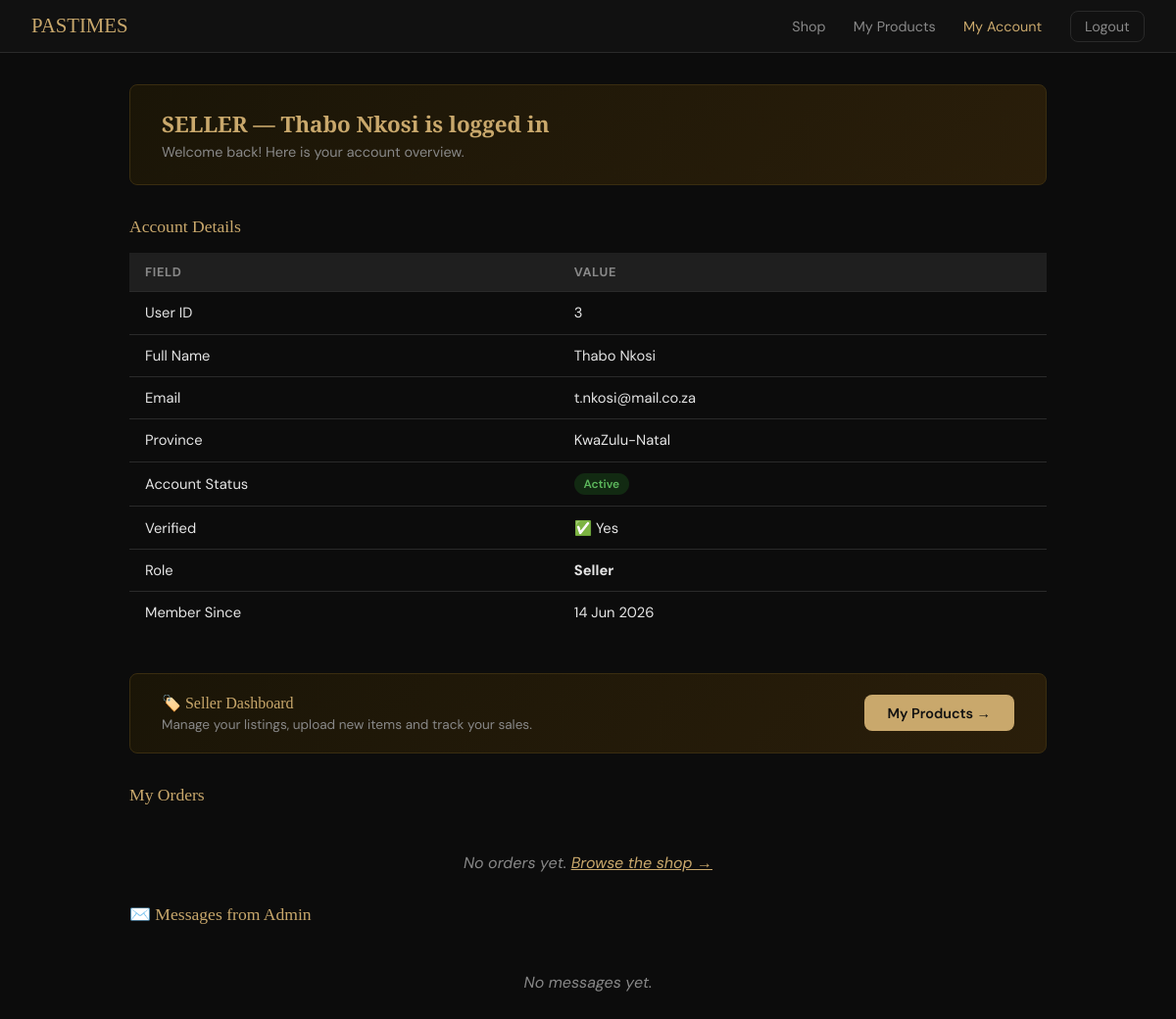
Screenshot of /dashboard.php (signed in) with the database file from the repository.
### tables this page shows
CREATE TABLE IF NOT EXISTS tblUser (
    userID      INT AUTO_INCREMENT PRIMARY KEY,
    fullName    VARCHAR(100)        NOT NULL,
    email       VARCHAR(150)        NOT NULL UNIQUE,
    password    VARCHAR(255)        NOT NULL,    
    province    VARCHAR(50)         DEFAULT NULL,
    isVerified  TINYINT(1)          NOT NULL DEFAULT 0,   
    status      ENUM('active','inactive','pending') NOT NULL DEFAULT 'pending',
    role        ENUM('buyer','seller')      NOT NULL DEFAULT 'buyer',
    createdAt   DATETIME            NOT NULL DEFAULT CURRENT_TIMESTAMP
);

### dashboard.php (the view, shortened to what this page needs)
<?php
require_once 'DBConn.php';
$userID = $_SESSION['userID'];
$stmt = $conn->prepare(
    "SELECT userID, fullName, email, province, isVerified, status, role, createdAt
     FROM tblUser WHERE userID = ?"
);
$stmt->bind_param("i", $userID);
$stmt->execute();
$user = $stmt->get_result()->fetch_assoc();
$oStmt = $conn->prepare(
    "SELECT o.orderID, c.title, c.category, c.sellPrice, o.quantity,
            o.totalAmount, o.status, o.createdAt
     FROM tblOrderLine o
     JOIN tblClothes c ON o.clothesID = c.clothesID
     WHERE o.userID = ?
     ORDER BY o.createdAt DESC"
);
$oStmt->bind_param("i", $userID);
$oStmt->execute();
$orders = $oStmt->get_result()->fetch_all(MYSQLI_ASSOC);
$mStmt = $conn->prepare(
    "SELECT m.subject, m.body, m.sentAt, a.fullName AS adminName
     FROM tblMessage m
     JOIN tblAdmin a ON m.fromAdminID = a.adminID
     WHERE m.toUserID = ?
     ORDER BY m.sentAt DESC"
);
$mStmt->bind_param("i", $userID);
$mStmt->execute();
$messages = $mStmt->get_result()->fetch_all(MYSQLI_ASSOC);
?>
<!DOCTYPE html>
<html lang="en">
<head>
</head>
<body>
<nav>
  <a href="index.php" class="logo">PASTIMES</a>
  <div class="nav-links">
    <a href="shop.php">Shop</a>
    <?php if (($_SESSION['role'] ?? null) === 'seller'): ?>
      <a href="seller-products.php">My Products</a>
    <?php endif; ?>
    <a href="dashboard.php" class="active">My Account</a>
    <a href="logout.php" class="btn-logout">Logout</a>
  </div>
</nav>
<div class="container">
  <div class="welcome-banner">
    <h2><?= strtoupper($user['role']) ?> — <?= htmlspecialchars($user['fullName']) ?> is logged in</h2>
    <p>Welcome back! Here is your account overview.</p>
  </div>
  <div class="section-title">Account Details</div>
  <table class="info-table">
    <tr><th>Field</th><th>Value</th></tr>
    <tr><td>User ID</td>    <td><?= htmlspecialchars($user['userID'])   ?></td></tr>
    <tr><td>Full Name</td>  <td><?= htmlspecialchars($user['fullName']) ?></td></tr>
    <tr><td>Email</td>      <td><?= htmlspecialchars($user['email'])    ?></td></tr>
    <tr><td>Province</td>   <td><?= htmlspecialchars($user['province'] ?? 'N/A') ?></td></tr>
    <tr>
      <td>Account Status</td>
      <td>
        <?php $s = $user['status']; $cls = $s==='active'?'badge-active':($s==='pending'?'badge-pending':'badge-inactive'); ?>
        <span class="badge <?= $cls ?>"><?= ucfirst($s) ?></span>
      </td>
    </tr>
    <tr><td>Verified</td>    <td><?= $user['isVerified'] ? '✅ Yes' : '⏳ Pending' ?></td></tr>
    <tr><td>Role</td>        <td><strong><?= ucfirst($user['role']) ?></strong></td></tr>
    <tr><td>Member Since</td><td><?= date('d M Y', strtotime($user['createdAt'])) ?></td></tr>
  </table>
  <?php if (($_SESSION['role'] ?? null) === 'seller'): ?>
  <div style="background:linear-gradient(135deg,#1a1507,#2a1e0a);border:1px solid #3a2d10;border-radius:var(--radius);padding:1.25rem 2rem;margin-bottom:2rem;display:flex;align-items:center;justify-content:space-between;">
    <div>
      <div style="font-family:'Playfair Display',serif;color:var(--gold);font-size:1rem;margin-bottom:.25rem;">🏷️ Seller Dashboard</div>
      <div style="color:var(--muted);font-size:.85rem;">Manage your listings, upload new items and track your sales.</div>
    </div>
    <a href="seller-products.php" style="background:var(--gold);color:#111;padding:.6rem 1.5rem;border-radius:var(--radius);text-decoration:none;font-weight:600;font-size:.9rem;white-space:nowrap;">My Products →</a>
  </div>
  <?php endif; ?>
  <div class="section-title">My Orders</div>
  <?php if (empty($orders)): ?>
    <p class="empty">No orders yet. <a href="shop.php" style="color:var(--gold)">Browse the shop →</a></p>
  <?php endif; ?>
  <div class="section-title">✉️ Messages from Admin</div>
  <?php if (empty($messages)): ?>
    <p class="empty">No messages yet.</p>
  <?php endif; ?>
</div>
</body>
</html>

### dashboard.php (style rules this page uses)
:root { --bg:#0c0c0c; --card:#161616; --gold:#c9a86c; --text:#e5e5e5; --muted:#888; --border:#2a2a2a; --radius:8px; }
* { box-sizing:border-box; margin:0; padding:0; }
body { font-family:'DM Sans',sans-serif; background:var(--bg); color:var(--text); min-height:100vh; }
nav { background:#111; border-bottom:1px solid var(--border); display:flex; align-items:center; justify-content:space-between; padding:.9rem 2rem; }
.logo { font-family:'Playfair Display',serif; color:var(--gold); font-size:1.3rem; text-decoration:none; }
.nav-links a { color:var(--muted); text-decoration:none; margin-left:1.5rem; font-size:.9rem; }
.nav-links a:hover, .nav-links a.active { color:var(--gold); }
.container { max-width:1000px; margin:0 auto; padding:2rem; }
.welcome-banner { background:linear-gradient(135deg,#1a1507,#2a1e0a); border:1px solid #3a2d10; border-radius:var(--radius); padding:1.5rem 2rem; margin-bottom:2rem; }
.welcome-banner h2 { font-family:'Playfair Display',serif; color:var(--gold); font-size:1.4rem; }
.welcome-banner p { color:var(--muted); font-size:.9rem; margin-top:.25rem; }
.section-title { font-family:'Playfair Display',serif; color:var(--gold); font-size:1.1rem; margin-bottom:1rem; }
.info-table { width:100%; border-collapse:collapse; margin-bottom:2.5rem; }
.info-table th { background:#1f1f1f; padding:.7rem 1rem; text-align:left; font-size:.8rem; color:var(--muted); text-transform:uppercase; letter-spacing:.05em; border-bottom:1px solid var(--border); }
.info-table td { padding:.7rem 1rem; border-bottom:1px solid var(--border); font-size:.92rem; }
.info-table tr:last-child td { border-bottom:none; }
.badge { display:inline-block; padding:.2rem .6rem; border-radius:20px; font-size:.75rem; font-weight:600; }
.badge-active { background:#122a12; color:#5cb85c; }
.empty { text-align:center; padding:2rem; color:var(--muted); font-style:italic; }
.btn-logout { background:transparent; border:1px solid var(--border); color:var(--muted); padding:.4rem .9rem; border-radius:var(--radius); cursor:pointer; font-size:.85rem; text-decoration:none; }

### rows the page displays
tbluser: role "SELLER", fullName "Thabo Nkosi", userID "3", email "t.nkosi@mail.co.za", province "KwaZulu-Natal", status "Active", role "Seller", createdAt "14 Jun 2026"
